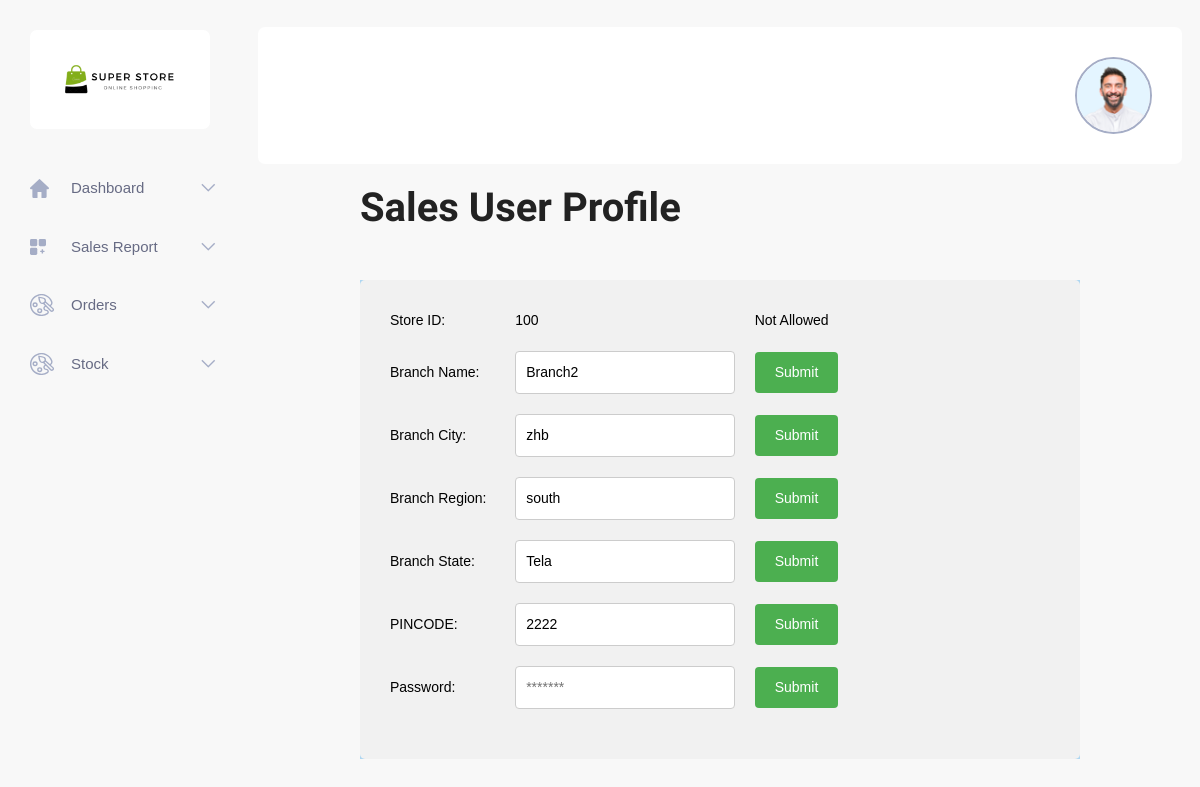
Screenshot of /Admin/editprofile.php (signed in) with the database file from the repository.
### tables this page shows
CREATE TABLE `store` (
  `SID` int(11) NOT NULL,
  `SPASS` varchar(20) NOT NULL DEFAULT 'admin',
  `SBRANCHNAME` varchar(20) NOT NULL,
  `SCITY` varchar(20) NOT NULL,
  `SREGION` varchar(20) NOT NULL,
  `SSTATE` varchar(20) NOT NULL,
  `SPCODE` int(11) NOT NULL
);

### Admin/session.php (called while the page is built, shortened)
<?php
$user_check = $_SESSION['login_sales_user'];
?>

### Admin/editprofile.php (the view, shortened to what this page needs)
<?php
include('session.php');
$query = "SELECT * FROM store WHERE SID=?";
$stmt = mysqli_prepare($conn, $query);
mysqli_stmt_bind_param($stmt, "s", $user_check);
mysqli_stmt_execute($stmt);
$result = mysqli_stmt_get_result($stmt);
$row = mysqli_fetch_assoc($result);
$storeData = [
    'Store ID' => $row['SID'],
    'Branch Name' => $row['SBRANCHNAME'],
    'City' => $row['SCITY'],
    'Region' => $row['SREGION'],
    'State' => $row['SSTATE'],
    'Pincode' => $row['SPCODE'],
    'Password' => $row['SPASS']
];
?>
<!DOCTYPE html>
<html lang="zxx">
<head>
    <?php include("./includes/cssheader.php") ?>
</head>
<body class="crm_body_bg">
    <?php include("./includes/sidenavbar.php") ?>
    <section class="main_content dashboard_part">
        <?php include("./includes/topnavbar.php") ?>
        <div class="col-xl-9 mx-auto">
            <h1 class="mb-5" style="font-size:40px">Sales User Profile</h1>
            <div style="background-color:#AED6F1">
                <form method="POST" action="">
                    <table style="width:70%;color:Black">
                        <tr>
                            <td>Store ID:</td>
                            <td>
                                <?php echo $storeData['Store ID']; ?>
                            </td>
                            <td>Not Allowed</td>
                        </tr>
                        <tr>
                            <td>Branch Name:</td>
                            <td><input type="text" name="inputn" value="<?php echo $storeData['Branch Name']; ?>"></td>
                            <td><input type="submit" name="submit"></td>
                        </tr>
                        <tr>
                            <td>Branch City:</td>
                            <td><input type="text" name="inputc" value="<?php echo $storeData['City']; ?>"></td>
                            <td><input type="submit" name="submit"></td>
                        </tr>
                        <tr>
                            <td>Branch Region:</td>
                            <td><input type="text" name="inputr" value="<?php echo $storeData['Region']; ?>"></td>
                            <td><input type="submit" name="submit"></td>
                        </tr>
                        <tr>
                            <td>Branch State:</td>
                            <td><input type="text" name="inputs" value="<?php echo $storeData['State']; ?>"></td>
                            <td><input type="submit" name="submit"></td>
                        </tr>
                        <tr>
                            <td>PINCODE:</td>
                            <td><input type="text" name="inputp" value="<?php echo $storeData['Pincode']; ?>"></td>
                            <td><input type="submit" name="submit"></td>
                        </tr>
                        <tr>
                            <td>Password:</td>
                            <td><input type="text" name="inputpa" placeholder="*******"></td>
                            <td><input type="submit" name="submit"></td>
                        </tr>
                    </table>
                </form>
            </div>
        </div>
    </section>
</body>
</html>

### Admin/editprofile.php (style rules this page uses)
body { font-family: Arial, sans-serif; background-color: #f8f8f8; }
h1 { font-size: 28px; margin-bottom: 20px; }
form { background-color: #f1f1f1; padding: 20px; border-radius: 5px; }
table { width: 100%; margin-bottom: 20px; border-collapse: collapse; }
th, td { padding: 10px; text-align: left; }
input[type="text"] { width: 100%; padding: 10px; border: 1px solid #ccc; border-radius: 4px; box-sizing: border-box; }
input[type="submit"] { background-color: #4CAF50; color: white; padding: 10px 20px; border: none; border-radius: 4px; cursor: pointer; }

### rows the page displays
store: SID "100", inputn "Branch2", inputc "zhb", inputr "south", inputs "Tela", inputp "2222"
